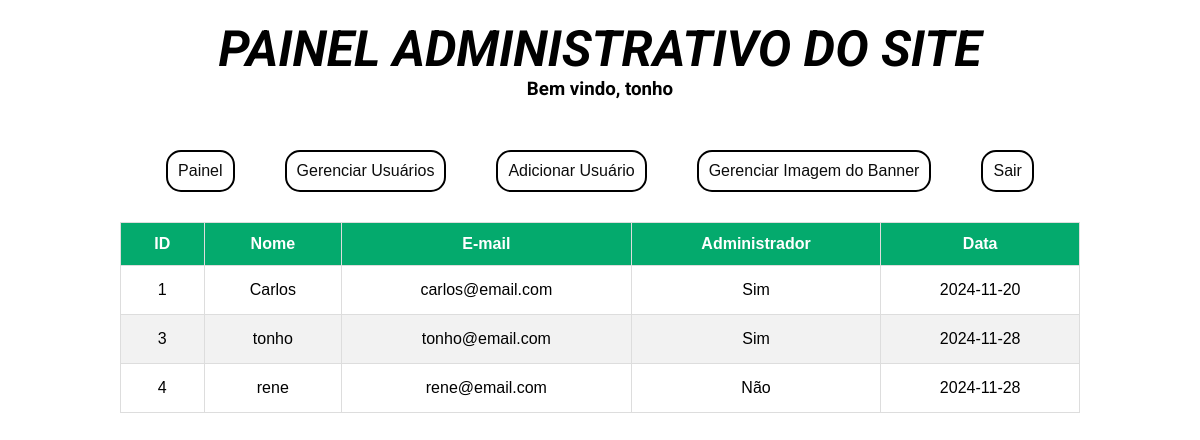
Page /painel.php (signed in) on the committed database.
### tables this page shows
CREATE TABLE `users` (
  `id` int(11) NOT NULL,
  `nome` varchar(180) NOT NULL,
  `senha` varchar(240) NOT NULL,
  `email` varchar(240) NOT NULL,
  `imagem` varchar(240) NOT NULL,
  `data_cadastro` date NOT NULL,
  `adm` int(10) NOT NULL
);

### function.php (called while the page is built, shortened)
<?php
function usuarios($connect){
	$query = "SELECT * FROM users";
	$action = mysqli_query($connect, $query);
	$results = mysqli_fetch_all($action, MYSQLI_ASSOC);
	return $results;
}

### painel.php (the view, shortened to what this page needs)
<?php
    include '/xampp/htdocs/atividadeFinalPHP/function.php';
    $seguranca = isset($_SESSION['ativa']) ? TRUE : header("location: login.php");
?>
<!DOCTYPE html>
<html lang="pt-br">
<head>
    <link rel="stylesheet" href="css/administrativo.css">
</head>
<body>
<?php if ($seguranca) { ?>
    <h1>Painel administrativo do site</h1>
    <h3>Bem vindo, <?php echo $_SESSION['nome']; ?></h3>
<?php include "layout/menu.php";?>
<?php } ?>
    <table>
		<thead>
			<tr>
				<th>ID</th>
				<th>Nome</th>
				<th>E-mail</th>
				<th>Administrador</th>
				<th>Data</th>
			</tr>
		</thead>
		<tbody>
            <?php
                $usuarios = usuarios($connect);
                foreach ($usuarios as $usuario) { ?>
                    <tr>
                        <td><?php echo $usuario['id'] ?></td>
                        <td><?php echo $usuario['nome'] ?></td>
                        <td><?php echo $usuario['email'] ?></td>
                        <td><?php echo $usuario['adm'] ? 'Sim' : 'Não' ?></td>
                        <td><?php echo $usuario['data_cadastro'] ?></td>
                    </tr>
            <?php } ?>
        </tbody>
    </table>
</body>
</html>

### css/administrativo.css (style rules this page uses)
* { margin: 0; padding:0; font-family: sans-serif; }
table { width: 100%; border-collapse: collapse; text-align: center; }
body { display: grid; }
h1 { margin: 0 auto; margin-top: 20px; font-family: 'Roboto', sans-serif; font-size: 50px; font-style: italic; font-weight: 700; text-transform: uppercase; }
h3 { margin: 0 auto; margin-bottom: 50px; font-family: 'Roboto', sans-serif; }
table { width: 80%; margin: 0 auto; }
table th, table td { border: 1px solid #ddd; padding: 15px; }
table tr:nth-child(even) { background-color: #f2f2f2; }
table th { padding-top: 12px; padding-bottom: 12px; background-color: #04AA6D; color: white; margin: 0 auto; }

### rows in the picture
users: id "1", nome "Carlos", email "carlos@email.com", adm "Sim", data_cadastro "2024-11-20"
users: id "3", nome "tonho", email "tonho@email.com", adm "Sim", data_cadastro "2024-11-28"
users: id "4", nome "rene", email "rene@email.com", adm "Não", data_cadastro "2024-11-28"

### other values in the picture
$_SESSION['nome'] "tonho"
